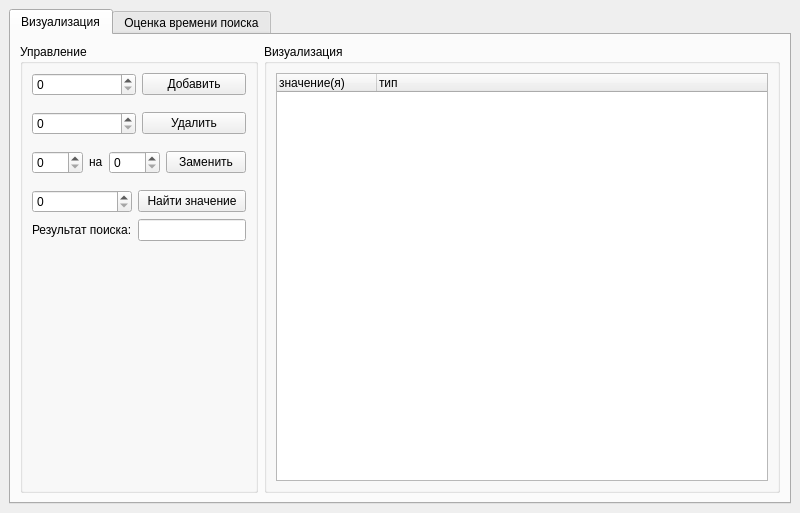
<?xml version="1.0" encoding="UTF-8"?>
<ui version="4.0">
 <class>MainWindow</class>
 <widget class="QMainWindow" name="MainWindow">
  <property name="geometry">
   <rect>
    <x>0</x>
    <y>0</y>
    <width>800</width>
    <height>513</height>
   </rect>
  </property>
  <property name="windowTitle">
   <string>B - деревья</string>
  </property>
  <widget class="QWidget" name="centralwidget">
   <layout class="QVBoxLayout" name="verticalLayout_4">
    <item>
     <widget class="QTabWidget" name="tabWidget">
      <property name="currentIndex">
       <number>0</number>
      </property>
      <widget class="QWidget" name="tab">
       <attribute name="title">
        <string>Визуализация</string>
       </attribute>
       <layout class="QHBoxLayout" name="horizontalLayout">
        <item>
         <widget class="QGroupBox" name="groupBox">
          <property name="sizePolicy">
           <sizepolicy hsizetype="Preferred" vsizetype="Minimum">
            <horstretch>0</horstretch>
            <verstretch>0</verstretch>
           </sizepolicy>
          </property>
          <property name="title">
           <string>Управление</string>
          </property>
          <layout class="QVBoxLayout" name="verticalLayout">
           <item>
            <layout class="QHBoxLayout" name="horizontalLayout_2">
             <item>
              <widget class="QSpinBox" name="addVal"/>
             </item>
             <item>
              <widget class="QPushButton" name="addButton">
               <property name="text">
                <string>Добавить</string>
               </property>
              </widget>
             </item>
            </layout>
           </item>
           <item>
            <spacer name="verticalSpacer_3">
             <property name="orientation">
              <enum>Qt::Vertical</enum>
             </property>
             <property name="sizeType">
              <enum>QSizePolicy::Maximum</enum>
             </property>
             <property name="sizeHint" stdset="0">
              <size>
               <width>20</width>
               <height>10</height>
              </size>
             </property>
            </spacer>
           </item>
           <item>
            <layout class="QHBoxLayout" name="horizontalLayout_3">
             <item>
              <widget class="QSpinBox" name="delVal"/>
             </item>
             <item>
              <widget class="QPushButton" name="delButton">
               <property name="text">
                <string>Удалить</string>
               </property>
              </widget>
             </item>
            </layout>
           </item>
           <item>
            <spacer name="verticalSpacer_4">
             <property name="orientation">
              <enum>Qt::Vertical</enum>
             </property>
             <property name="sizeType">
              <enum>QSizePolicy::Maximum</enum>
             </property>
             <property name="sizeHint" stdset="0">
              <size>
               <width>10</width>
               <height>10</height>
              </size>
             </property>
            </spacer>
           </item>
           <item>
            <layout class="QHBoxLayout" name="horizontalLayout_4">
             <item>
              <widget class="QSpinBox" name="replFromVal"/>
             </item>
             <item>
              <widget class="QLabel" name="label">
               <property name="sizePolicy">
                <sizepolicy hsizetype="Maximum" vsizetype="Maximum">
                 <horstretch>0</horstretch>
                 <verstretch>0</verstretch>
                </sizepolicy>
               </property>
               <property name="text">
                <string>на</string>
               </property>
              </widget>
             </item>
             <item>
              <widget class="QSpinBox" name="replToVal"/>
             </item>
             <item>
              <widget class="QPushButton" name="replaceButton">
               <property name="text">
                <string>Заменить</string>
               </property>
              </widget>
             </item>
            </layout>
           </item>
           <item>
            <spacer name="verticalSpacer_5">
             <property name="orientation">
              <enum>Qt::Vertical</enum>
             </property>
             <property name="sizeType">
              <enum>QSizePolicy::Maximum</enum>
             </property>
             <property name="sizeHint" stdset="0">
              <size>
               <width>20</width>
               <height>10</height>
              </size>
             </property>
            </spacer>
           </item>
           <item>
            <layout class="QGridLayout" name="gridLayout">
             <item row="0" column="0">
              <widget class="QSpinBox" name="searchVal"/>
             </item>
             <item row="1" column="1">
              <widget class="QLineEdit" name="searchResult">
               <property name="sizePolicy">
                <sizepolicy hsizetype="Maximum" vsizetype="Fixed">
                 <horstretch>0</horstretch>
                 <verstretch>0</verstretch>
                </sizepolicy>
               </property>
               <property name="readOnly">
                <bool>true</bool>
               </property>
              </widget>
             </item>
             <item row="1" column="0">
              <widget class="QLabel" name="label_4">
               <property name="text">
                <string>Результат поиска:</string>
               </property>
              </widget>
             </item>
             <item row="0" column="1">
              <widget class="QPushButton" name="searchButton">
               <property name="text">
                <string>Найти значение</string>
               </property>
              </widget>
             </item>
            </layout>
           </item>
           <item>
            <spacer name="verticalSpacer_2">
             <property name="orientation">
              <enum>Qt::Vertical</enum>
             </property>
             <property name="sizeHint" stdset="0">
              <size>
               <width>20</width>
               <height>40</height>
              </size>
             </property>
            </spacer>
           </item>
          </layout>
         </widget>
        </item>
        <item>
         <widget class="QGroupBox" name="groupBox_2">
          <property name="title">
           <string>Визуализация</string>
          </property>
          <layout class="QVBoxLayout" name="verticalLayout_7">
           <item>
            <widget class="QTreeWidget" name="visualisation">
             <property name="showDropIndicator" stdset="0">
              <bool>true</bool>
             </property>
             <property name="indentation">
              <number>35</number>
             </property>
             <property name="rootIsDecorated">
              <bool>false</bool>
             </property>
             <property name="itemsExpandable">
              <bool>true</bool>
             </property>
             <property name="sortingEnabled">
              <bool>false</bool>
             </property>
             <property name="animated">
              <bool>false</bool>
             </property>
             <property name="allColumnsShowFocus">
              <bool>true</bool>
             </property>
             <property name="headerHidden">
              <bool>false</bool>
             </property>
             <column>
              <property name="text">
               <string>значение(я)</string>
              </property>
             </column>
             <column>
              <property name="text">
               <string>тип</string>
              </property>
             </column>
            </widget>
           </item>
          </layout>
         </widget>
        </item>
       </layout>
      </widget>
      <widget class="QWidget" name="tab_2">
       <attribute name="title">
        <string>Оценка времени поиска</string>
       </attribute>
       <layout class="QHBoxLayout" name="horizontalLayout_7">
        <item>
         <widget class="QGroupBox" name="groupBox_3">
          <property name="title">
           <string>Параметры</string>
          </property>
          <layout class="QVBoxLayout" name="verticalLayout_9">
           <item>
            <layout class="QVBoxLayout" name="verticalLayout_2">
             <item>
              <widget class="QLabel" name="label_2">
               <property name="sizePolicy">
                <sizepolicy hsizetype="Preferred" vsizetype="Maximum">
                 <horstretch>0</horstretch>
                 <verstretch>0</verstretch>
                </sizepolicy>
               </property>
               <property name="text">
                <string>Макс число элементов</string>
               </property>
              </widget>
             </item>
             <item>
              <widget class="QSpinBox" name="maxElements">
               <property name="minimum">
                <number>100</number>
               </property>
               <property name="maximum">
                <number>10000000</number>
               </property>
               <property name="singleStep">
                <number>100</number>
               </property>
               <property name="value">
                <number>100</number>
               </property>
              </widget>
             </item>
            </layout>
           </item>
           <item>
            <layout class="QVBoxLayout" name="verticalLayout_3">
             <item>
              <widget class="QLabel" name="label_3">
               <property name="sizePolicy">
                <sizepolicy hsizetype="Preferred" vsizetype="Maximum">
                 <horstretch>0</horstretch>
                 <verstretch>0</verstretch>
                </sizepolicy>
               </property>
               <property name="text">
                <string>Порядок дерева</string>
               </property>
              </widget>
             </item>
             <item>
              <widget class="QSpinBox" name="treeOrder">
               <property name="minimum">
                <number>3</number>
               </property>
               <property name="maximum">
                <number>10000</number>
               </property>
               <property name="singleStep">
                <number>10</number>
               </property>
               <property name="stepType">
                <enum>QAbstractSpinBox::AdaptiveDecimalStepType</enum>
               </property>
               <property name="value">
                <number>1024</number>
               </property>
              </widget>
             </item>
            </layout>
           </item>
           <item>
            <widget class="QPushButton" name="updateChart">
             <property name="text">
              <string>Обновить график</string>
             </property>
            </widget>
           </item>
           <item>
            <widget class="QProgressBar" name="chartProgress">
             <property name="sizePolicy">
              <sizepolicy hsizetype="Minimum" vsizetype="Fixed">
               <horstretch>0</horstretch>
               <verstretch>0</verstretch>
              </sizepolicy>
             </property>
             <property name="autoFillBackground">
              <bool>false</bool>
             </property>
             <property name="maximum">
              <number>100</number>
             </property>
             <property name="value">
              <number>0</number>
             </property>
             <property name="invertedAppearance">
              <bool>false</bool>
             </property>
             <property name="format">
              <string>%p%</string>
             </property>
            </widget>
           </item>
           <item>
            <spacer name="verticalSpacer">
             <property name="orientation">
              <enum>Qt::Vertical</enum>
             </property>
             <property name="sizeHint" stdset="0">
              <size>
               <width>20</width>
               <height>40</height>
              </size>
             </property>
            </spacer>
           </item>
          </layout>
         </widget>
        </item>
        <item>
         <widget class="QTabWidget" name="tabWidget_2">
          <property name="currentIndex">
           <number>0</number>
          </property>
          <widget class="QWidget" name="tab_3">
           <attribute name="title">
            <string>График</string>
           </attribute>
           <layout class="QVBoxLayout" name="verticalLayout_5">
            <item>
             <widget class="QChartView" name="chart"/>
            </item>
           </layout>
          </widget>
          <widget class="QWidget" name="tab_4">
           <attribute name="title">
            <string>Таблица</string>
           </attribute>
           <layout class="QVBoxLayout" name="verticalLayout_6">
            <item>
             <widget class="QTableWidget" name="tableWidget"/>
            </item>
           </layout>
          </widget>
         </widget>
        </item>
       </layout>
      </widget>
     </widget>
    </item>
   </layout>
  </widget>
 </widget>
 <customwidgets>
  <customwidget>
   <class>QChartView</class>
   <extends>QGraphicsView</extends>
   <header>QtCharts</header>
  </customwidget>
 </customwidgets>
 <resources/>
 <connections/>
</ui>
